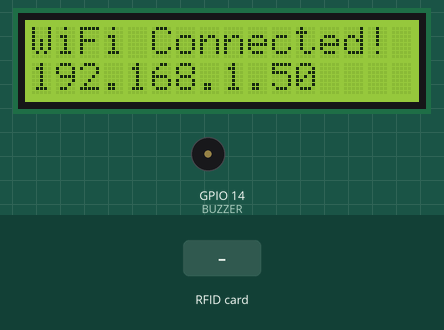
The sketch below on a simulated ESP32. On the bench: 16×2 character LCD, buzzer (waves = sounding, pin HIGH). The inputs (shaded band) are chosen by the test bench. WiFi joins after 1.5 s; servers stay silent unless stated; uploads are accepted with an empty reply; what the sketch prints to the serial monitor is not drawn.

Above: at 1.9 s.
At 5.0 s:
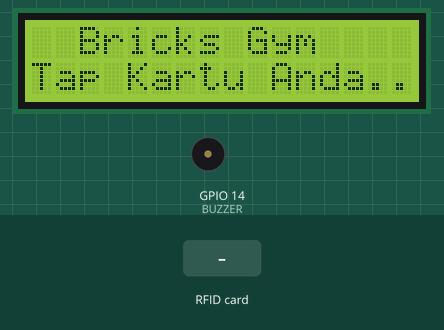
5.1 s: RFID card 5E 7A 19 C4 held to the reader
At 6.7 s:
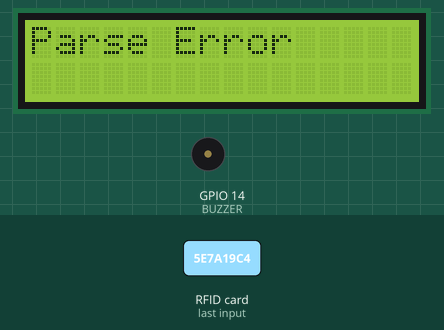
8.1 s: RFID card 5E 7A 19 C4 held to the reader
At 8.28 s:
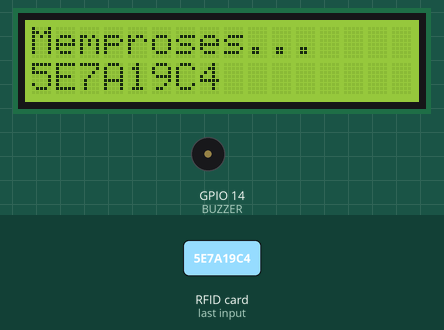
Timing chart, 0 to 11.1 s (numbered marks = the images above; inputs shaded):
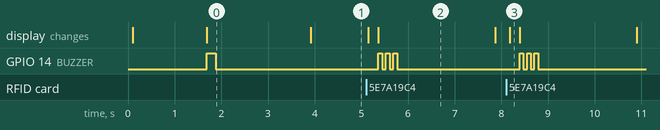

Measured:
- after the input at 5.1 s, GPIO 14 (BUZZER): alternates HIGH for 0.08 s and LOW for 0.08 s, 6 changes in all, then stays LOW, starting after 0.26 s; the display: first changes after 0.05 s (image 2 shows a later state)
- after the input at 8.1 s, GPIO 14 (BUZZER): alternates HIGH for 0.08 s and LOW for 0.08 s, 6 changes in all, then stays LOW, starting after 0.29 s; the display: changes after 0.08 s (image 3)
- what the display in image 0 shows lasts 2.2 s, from 1.7 s to 3.9 s
- what the display in image 2 shows lasts 2.5 s, from 5.4 s to 7.9 s

The sketch:

rfid_scanner_https.ino
```cpp
/*
 * ESP32 RFID Scanner untuk Bricks Gym (HTTPS Version)
 * Menggunakan MFRC522 + LCD I2C 16x2
 * Support untuk hosting dengan SSL/HTTPS
 *
 * Wiring sama dengan versi HTTP
 */

#include <Arduino.h>
#include <WiFi.h>
#include <SPI.h>
#include <MFRC522.h>
#include <HTTPClient.h>
#include <WiFiClientSecure.h>
#include <Wire.h>
#include <LiquidCrystal_I2C.h>
#include <ArduinoJson.h>

// ========== KONFIGURASI ==============
// WIFI
const char* ssid     = "NAMA_WIFI_GYM";
const char* password = "PASSWORD_WIFI_GYM";

// SERVER ENDPOINT
// Ganti dengan domain hosting Anda
String serverName = "https://yourdomain.com/api/rfid/scan";

// SSL/HTTPS - Set true jika menggunakan HTTPS
bool useHTTPS = true;

// ========== LCD ==========
LiquidCrystal_I2C lcd(0x27, 16, 2);

// ========== RFID + BUZZER ==========
#define RST_PIN  22
#define SS_PIN   5
#define BUZZER   14

MFRC522 mfrc522(SS_PIN, RST_PIN);

// ========== SETUP ==========
void setup() {
    Serial.begin(115200);
    delay(10);

    // LCD Init
    Wire.begin(16, 17);
    lcd.begin(16, 2);
    lcd.backlight();
    lcd.setCursor(0, 0);
    lcd.print("  Bricks Gym");
    lcd.setCursor(0, 1);
    lcd.print("Connecting WiFi");

    // Buzzer Init
    pinMode(BUZZER, OUTPUT);
    digitalWrite(BUZZER, LOW);

    // RFID Init
    SPI.begin();
    mfrc522.PCD_Init();

    // WiFi Connect
    WiFi.begin(ssid, password);
    int attempts = 0;
    while (WiFi.status() != WL_CONNECTED && attempts < 30) {
        delay(500);
        Serial.print(".");
        attempts++;
    }

    if (WiFi.status() == WL_CONNECTED) {
        Serial.println("\nWiFi Connected!");
        Serial.print("IP: ");
        Serial.println(WiFi.localIP());
        Serial.print("Server: ");
        Serial.println(serverName);
        Serial.print("HTTPS: ");
        Serial.println(useHTTPS ? "Yes" : "No");

        lcd.clear();
        lcd.setCursor(0, 0);
        lcd.print("WiFi Connected!");
        lcd.setCursor(0, 1);
        lcd.print(WiFi.localIP());

        beepSuccess();
        delay(2000);
    } else {
        lcd.clear();
        lcd.setCursor(0, 0);
        lcd.print("WiFi Failed!");
        beepError();
    }
}

// ========== LOOP ==========
void loop() {
    // Tampilkan pesan scan
    lcd.clear();
    lcd.setCursor(0, 0);
    lcd.print("  Bricks Gym");
    lcd.setCursor(0, 1);
    lcd.print("Tap Kartu Anda..");

    // Cek kartu
    if (!mfrc522.PICC_IsNewCardPresent()) return;
    if (!mfrc522.PICC_ReadCardSerial()) return;

    // Baca UID kartu
    String rfidUid = getCardUID();
    Serial.println("Card UID: " + rfidUid);

    lcd.clear();
    lcd.setCursor(0, 0);
    lcd.print("Memproses...");
    lcd.setCursor(0, 1);
    lcd.print(rfidUid);

    // Kirim ke server
    sendToServer(rfidUid);

    // Lepaskan kartu
    mfrc522.PICC_HaltA();
    mfrc522.PCD_StopCrypto1();

    delay(2000);
}

// ========== GET CARD UID ==========
String getCardUID() {
    String uid = "";
    for (byte i = 0; i < mfrc522.uid.size; i++) {
        if (mfrc522.uid.uidByte[i] < 0x10) {
            uid += "0";
        }
        uid += String(mfrc522.uid.uidByte[i], HEX);
    }
    uid.toUpperCase();
    return uid;
}

// ========== SEND TO SERVER ==========
void sendToServer(String rfidUid) {
    if (WiFi.status() != WL_CONNECTED) {
        lcd.clear();
        lcd.setCursor(0, 0);
        lcd.print("WiFi Error!");
        beepError();
        return;
    }

    HTTPClient http;

    if (useHTTPS) {
        // Untuk HTTPS
        WiFiClientSecure client;
        client.setInsecure(); // Skip certificate verification
        // Untuk production, gunakan: client.setCACert(root_ca);

        http.begin(client, serverName);
    } else {
        // Untuk HTTP
        http.begin(serverName);
    }

    http.addHeader("Content-Type", "application/json");
    http.addHeader("Accept", "application/json");
    http.setTimeout(15000); // 15 detik timeout

    // Buat JSON payload
    String payload = "{\"rfid_uid\":\"" + rfidUid + "\"}";
    Serial.println("Sending: " + payload);

    int httpCode = http.POST(payload);

    if (httpCode > 0) {
        String response = http.getString();
        Serial.println("HTTP Code: " + String(httpCode));
        Serial.println("Response: " + response);

        // Parse JSON
        StaticJsonDocument<512> doc;
        DeserializationError error = deserializeJson(doc, response);

        if (!error) {
            bool success = doc["success"];
            const char* message = doc["message"];
            const char* type = doc["type"] | "";

            lcd.clear();

            if (success) {
                // Berhasil
                if (doc.containsKey("member")) {
                    const char* name = doc["member"]["name"];

                    lcd.setCursor(0, 0);
                    lcd.print("Halo,");
                    lcd.setCursor(0, 1);

                    // Potong nama jika terlalu panjang
                    String memberName = String(name);
                    if (memberName.length() > 16) {
                        memberName = memberName.substring(0, 16);
                    }
                    lcd.print(memberName);

                    if (strcmp(type, "check_in") == 0) {
                        Serial.println("Check-in berhasil: " + memberName);
                        beepSuccess();
                    } else if (strcmp(type, "already") == 0) {
                        Serial.println("Sudah absen: " + memberName);
                        beepAlready();
                    }
                }
            } else {
                // Gagal
                lcd.setCursor(0, 0);

                if (httpCode == 404) {
                    lcd.print("Kartu Tidak");
                    lcd.setCursor(0, 1);
                    lcd.print("Terdaftar!");
                } else if (httpCode == 403) {
                    lcd.print("Member Tidak");
                    lcd.setCursor(0, 1);
                    lcd.print("Aktif/Expired!");
                } else {
                    lcd.print("Gagal!");
                    lcd.setCursor(0, 1);
                    lcd.print(message);
                }
                beepError();
            }
        } else {
            Serial.println("JSON Parse Error: " + String(error.c_str()));
            lcd.clear();
            lcd.setCursor(0, 0);
            lcd.print("Parse Error");
            beepError();
        }
    } else {
        Serial.println("HTTP Error: " + String(httpCode));
        lcd.clear();
        lcd.setCursor(0, 0);
        lcd.print("Server Error");
        lcd.setCursor(0, 1);
        lcd.print("Code: " + String(httpCode));
        beepError();
    }

    http.end();
}

// ========== BUZZER FUNCTIONS ==========
void beepSuccess() {
    // 1 beep panjang
    digitalWrite(BUZZER, HIGH);
    delay(200);
    digitalWrite(BUZZER, LOW);
}

void beepAlready() {
    // 2 beep pendek
    for (int i = 0; i < 2; i++) {
        digitalWrite(BUZZER, HIGH);
        delay(100);
        digitalWrite(BUZZER, LOW);
        delay(100);
    }
}

void beepError() {
    // 3 beep cepat
    for (int i = 0; i < 3; i++) {
        digitalWrite(BUZZER, HIGH);
        delay(80);
        digitalWrite(BUZZER, LOW);
        delay(80);
    }
}
```
